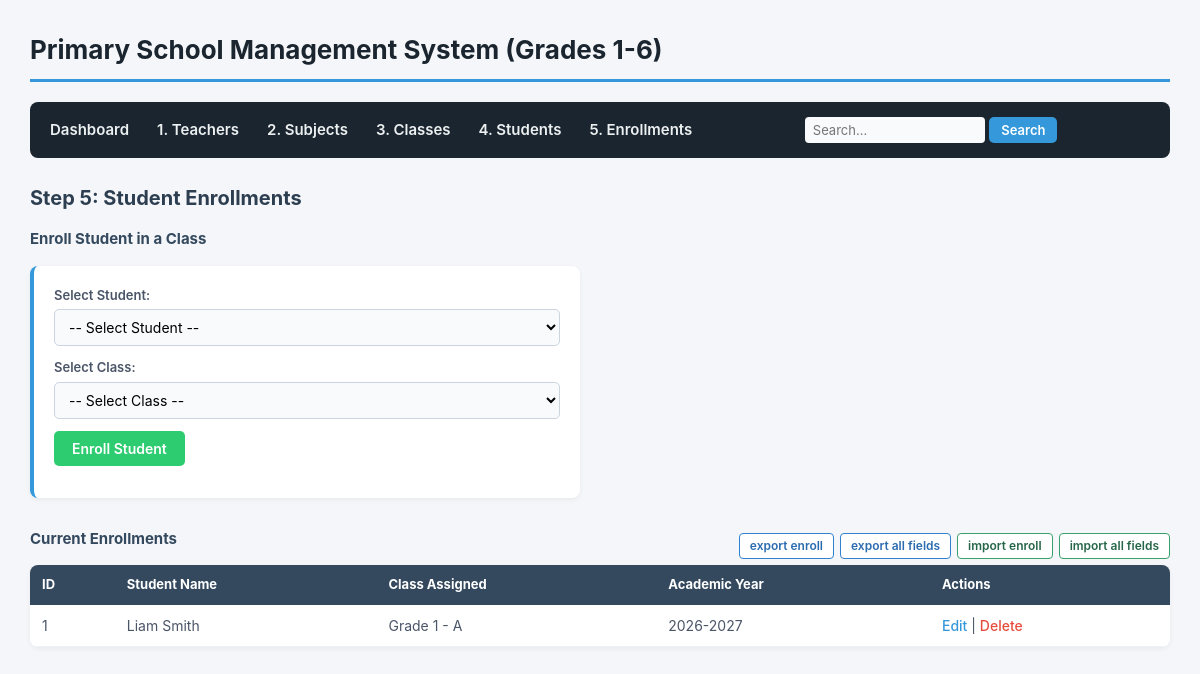
The page /enroll.php on the database its author committed.
### tables this page shows
CREATE TABLE `enrollments` (
  `enrollment_id` int(11) NOT NULL,
  `student_id` int(11) NOT NULL,
  `class_id` int(11) NOT NULL,
  `enrollment_date` date DEFAULT curdate()
);

CREATE TABLE `classes` (
  `class_id` int(11) NOT NULL,
  `grade_level` int(11) NOT NULL CHECK (`grade_level` between 1 and 6),
  `section` varchar(5) NOT NULL,
  `academic_year` varchar(9) NOT NULL,
  `homeroom_teacher_id` int(11) DEFAULT NULL
);

### enroll.php (the view, shortened to what this page needs)
<?php
require_once 'db.php';
$edit_enrollment = isset($_GET['edit']) ? $pdo->prepare("SELECT * FROM enrollments WHERE enrollment_id = ?") : null;
$enrollments = $pdo->query("
    SELECT e.enrollment_id, e.student_id, e.class_id, CONCAT(s.first_name, ' ', s.last_name) AS student_name, c.grade_level, c.section, c.academic_year
    FROM enrollments e
    JOIN students s ON e.student_id = s.student_id
    JOIN classes c ON e.class_id = c.class_id
    ORDER BY e.enrollment_id DESC
")->fetchAll();
include 'header.php';
?>
<h2>Step 5: Student Enrollments</h2>
<h3><?= $edit_enrollment ? 'Edit Enrollment' : 'Enroll Student in a Class' ?></h3>
<form action="enroll.php" method="POST">
    <p>
        <label>Select Student:</label>
        <select name="student_id" required>
            <option value="">-- Select Student --</option>
        </select>
    </p>
    <p>
        <label>Select Class:</label>
        <select name="class_id" required>
            <option value="">-- Select Class --</option>
        </select>
    </p>
    <p>
        <button type="submit" name="save_enrollment"><?= $edit_enrollment ? 'Update Enrollment' : 'Enroll Student' ?></button>
    </p>
</form>
<div style="display: flex; justify-content: space-between; align-items: center; margin-top: 30px;">
    <h3>Current Enrollments</h3>
    <div style="display: flex; gap: 6px;">
        <a href="db_tools.php?action=export_data&table=enrollments" class="btn-tool btn-tool-export">export enroll</a>
        <a href="db_tools.php?action=export_data&table=all" class="btn-tool btn-tool-export">export all fields</a>
        <button type="button" class="btn-tool btn-tool-import" onclick="openImportModal('Import Enrollments Data', 'enrollments')">import enroll</button>
        <button type="button" class="btn-tool btn-tool-import" onclick="openImportModal('Import All Database Data', 'all')">import all fields</button>
    </div>
</div>
<table>
    <thead>
        <tr><th>ID</th><th>Student Name</th><th>Class Assigned</th><th>Academic Year</th><th>Actions</th></tr>
    </thead>
    <tbody>
        <?php if (count($enrollments) > 0): ?>
            <?php foreach ($enrollments as $e): ?>
                <tr>
                    <td><?= $e['enrollment_id'] ?></td>
                    <td><?= htmlspecialchars($e['student_name']) ?></td>
                    <td>Grade <?= $e['grade_level'] ?> - <?= htmlspecialchars($e['section']) ?></td>
                    <td><?= htmlspecialchars($e['academic_year']) ?></td>
                    <td>
                        <a href="enroll.php?edit=<?= $e['enrollment_id'] ?>">Edit</a> |
                        <a href="enroll.php?delete=<?= $e['enrollment_id'] ?>" class="btn-delete" onclick="return confirm('Are you sure you want to delete this enrollment?')">Delete</a>
                    </td>
                </tr>
            <?php endforeach; ?>
        <?php else: ?>
            <tr><td colspan="5">No enrollments found.</td></tr>
        <?php endif; ?>
    </tbody>
</table>
</body>
</html>

### style.css (style rules this page uses)
* { box-sizing: border-box; margin: 0; padding: 0; font-family: -apple-system, BlinkMacSystemFont, "Segoe UI", Roboto, Arial, sans-serif; }
body { background-color: #f4f6f9; color: #333; padding: 30px; line-height: 1.5; }
h2 { color: #2c3e50; margin-bottom: 15px; font-size: 20px; }
h3 { color: #34495e; margin-bottom: 15px; font-size: 15px; }
form { background-color: #ffffff; padding: 20px; border-radius: 8px; box-shadow: 0 2px 5px rgba(0,0,0,0.05); margin-bottom: 25px; max-width: 550px; border-left: 4px solid #3498db; }
form p { margin-bottom: 12px; }
label { font-weight: 600; font-size: 13px; color: #4a5568; display: block; margin-bottom: 4px; }
input[type="text"], input[type="email"], input[type="date"], select, textarea { width: 100%; padding: 8px 10px; border: 1px solid #cbd5e0; border-radius: 5px; font-size: 14px; background-color: #f8fafc; }
button[type="submit"] { background-color: #2ecc71; color: white; border: none; padding: 9px 18px; font-size: 14px; font-weight: 600; border-radius: 5px; cursor: pointer; }
table { width: 100%; border-collapse: collapse; background-color: #ffffff; border-radius: 8px; overflow: hidden; box-shadow: 0 2px 5px rgba(0,0,0,0.05); margin-bottom: 20px; }
th { background-color: #34495e; color: #ffffff; text-align: left; padding: 10px 12px; font-size: 13px; }
td { padding: 10px 12px; border-bottom: 1px solid #edf2f7; font-size: 14px; color: #4a5568; }
a { color: #3498db; text-decoration: none; font-weight: 500; }
a.btn-delete { color: #e74c3c; }
.btn-tool { padding: 6px 10px; font-size: 12px; font-weight: 600; border-radius: 4px; border: 1px solid #cbd5e0; background-color: #ffffff; color: #2d3748; cursor: pointer; text-decoration: none; line-height: 1; }
.btn-tool-export { border-color: #3182ce; color: #2b6cb0; }
.btn-tool-import { border-color: #38a169; color: #276749; }

### rows shown on the page
enrollments: enrollment_id "1", student_name "Liam Smith", class.grade_level "1", class.section "A", class.academic_year "2026-2027"
